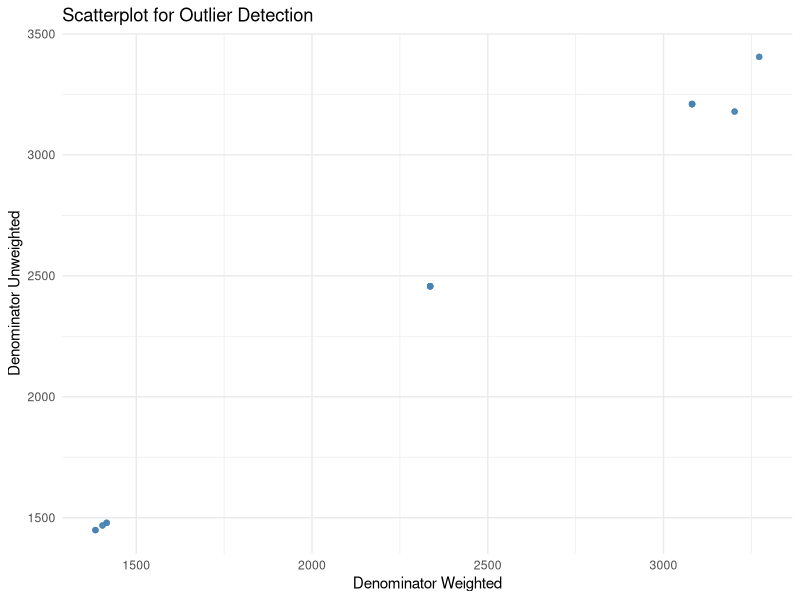
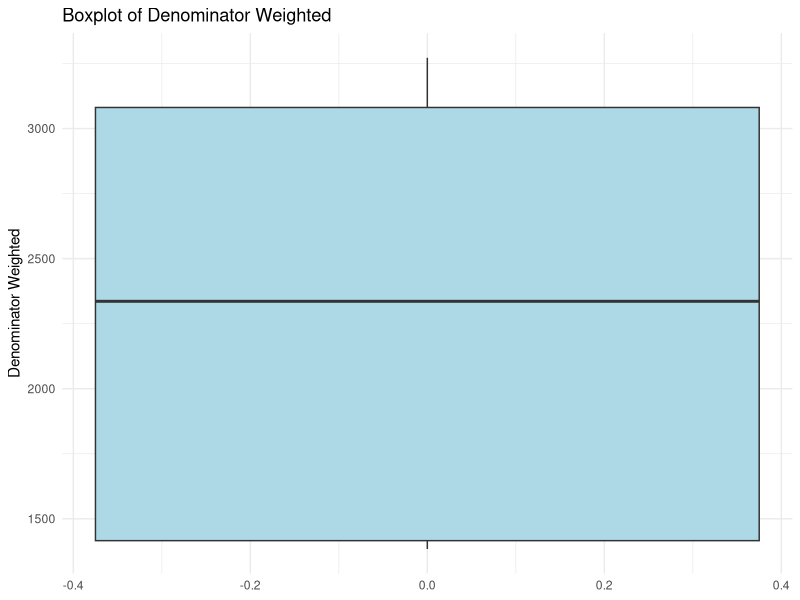

Reproduce these figures in R, in order. (Note: this script raises an error after producing the figures.)
## ---- chunk 1
knitr::opts_chunk$set(echo = FALSE,   results = "hide",  message = FALSE,   # hide package messages
  warning = FALSE)
## ---- chunk 2
library(dplyr)
library(tidyr)
library(stringr)
library(readr)
library(here)
library(ggplot2)
library(purrr)

getwd()
list.files("data/raw_data")
## ---- chunk 3
ant_df <- read_csv(here("raw_data", "anthropometry_national_zaf.csv"))
## ---- chunk 4
head(ant_df, 5)
## ---- chunk 5
ant_df <- ant_df[-1, ]
## ---- chunk 6
dim(ant_df)
## ---- chunk 7
dup_check <- ant_df %>%
  group_by(Indicator, SurveyYear, CharacteristicId, Value) %>%
  filter(n() > 1)

dup_check

## ---- chunk 8

data.frame(
  Column = names(ant_df),
  Missing_Percentage = paste0(round(colMeans(is.na(ant_df)) * 100, 2), "%")
  )

## ---- chunk 9
data.frame(
  Column = names(ant_df),
  Missing_Data = paste0(colSums(is.na(ant_df)))
  )
## ---- chunk 10
data.frame(
  Column = names(ant_df),
  paste0(sapply(ant_df, typeof))
)

## ---- chunk 11
str(ant_df)

## ---- chunk 12
ant_df <- ant_df %>%
  mutate(
        Value = as.numeric(Value),
    Precision = as.numeric(Precision),
    SurveyYear = as.integer(SurveyYear),
    IndicatorOrder = as.integer(IndicatorOrder),
    CharacteristicId = as.integer(CharacteristicId),
    CharacteristicOrder = as.integer(CharacteristicOrder),
    IsTotal = as.logical(as.integer(IsTotal)),
    IsPreferred = as.logical(as.integer(IsPreferred)),
    SurveyYearLabel = as.integer(SurveyYearLabel),
    DenominatorWeighted = as.numeric(DenominatorWeighted),
    DenominatorUnweighted = as.numeric(DenominatorUnweighted),
  )
# Add ValueType column (using IndicatorType as the classifier)
ant_df <- ant_df %>%
  mutate(ValueType = IndicatorType)

# Standardize Value separately within each ValueType
ant_df <- ant_df %>%
  group_by(ValueType) %>%
  mutate(Value_zscore = (Value - mean(Value, na.rm = TRUE)) / sd(Value, na.rm = TRUE)) %>%
  ungroup()

## ---- chunk 13

# Summary table: column name, number of unique values, sample of unique values
n_sample <- 3

summary_tbl <- ant_df %>%
  map_df(~ tibble(
    n_unique = n_distinct(.),
    sample_values = paste(head(unique(.), n_sample), collapse = ", ")
  ), .id = "column")


summary_tbl


## ---- chunk 14
ant_df <- ant_df %>%

 select(
     -ISO3, 
    -DHS_CountryCode, 
    -CountryName, 
    -SurveyId,
    -ByVariableId, 
    -ByVariableLabel, 
    -IsTotal,
    -RegionId, 
    -SurveyYearLabel, 
    -SurveyType,
    -CharacteristicOrder
  )
## ---- chunk 15


ant_df <- ant_df %>%
  fill(DenominatorWeighted, DenominatorUnweighted, .direction = "down")

ant_df[
       c("DenominatorWeighted", "DenominatorUnweighted")]

## ---- chunk 16
ggplot(ant_df, aes(x = DenominatorWeighted, y = DenominatorUnweighted)) +
  geom_point(alpha = 0.6, color = "steelblue") +
  labs(title = "Scatterplot for Outlier Detection",
       x = "Denominator Weighted",
       y = "Denominator Unweighted") +
  theme_minimal()


ggplot(ant_df, aes(y = DenominatorWeighted)) +
  geom_boxplot(fill = "lightblue", outlier.color = "red", outlier.shape = 16) +
  labs(title = "Boxplot of Denominator Weighted",
       y = "Denominator Weighted") +
  theme_minimal()




## ---- chunk 17
dim(ant_df)
## ---- chunk 18
write_csv(ant_df, here("cleaned_data", "anthropometry_cleaned.csv"))
